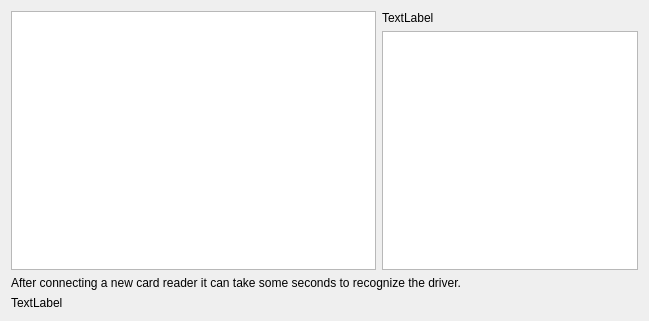
<?xml version="1.0" encoding="UTF-8"?>
<ui version="4.0">
 <class>ReaderDriverWidget</class>
 <widget class="QWidget" name="ReaderDriverWidget">
  <property name="geometry">
   <rect>
    <x>0</x>
    <y>0</y>
    <width>649</width>
    <height>321</height>
   </rect>
  </property>
  <layout class="QHBoxLayout" name="horizontalLayout_3">
   <item>
    <layout class="QVBoxLayout" name="mainLayout">
     <item>
      <layout class="QHBoxLayout" name="infoLayout">
       <item>
        <widget class="QTableWidget" name="tableWidget">
         <property name="selectionMode">
          <enum>QAbstractItemView::SingleSelection</enum>
         </property>
         <property name="selectionBehavior">
          <enum>QAbstractItemView::SelectRows</enum>
         </property>
        </widget>
       </item>
       <item>
        <layout class="QVBoxLayout" name="detailInfoLayout">
         <item>
          <layout class="QHBoxLayout" name="labelLayout">
           <item>
            <widget class="QLabel" name="readerLabel">
             <property name="text">
              <string>TextLabel</string>
             </property>
            </widget>
           </item>
          </layout>
         </item>
         <item>
          <widget class="QTextBrowser" name="infoText">
           <property name="sizePolicy">
            <sizepolicy hsizetype="Preferred" vsizetype="Expanding">
             <horstretch>0</horstretch>
             <verstretch>0</verstretch>
            </sizepolicy>
           </property>
          </widget>
         </item>
        </layout>
       </item>
      </layout>
     </item>
     <item>
      <layout class="QVBoxLayout" name="updateLayout">
       <item>
        <widget class="QLabel" name="updateInfoLabel">
         <property name="text">
          <string>After connecting a new card reader it can take some seconds to recognize the driver.</string>
         </property>
        </widget>
       </item>
       <item>
        <widget class="QLabel" name="updateTimeLabel">
         <property name="text">
          <string>TextLabel</string>
         </property>
        </widget>
       </item>
      </layout>
     </item>
    </layout>
   </item>
  </layout>
 </widget>
 <resources/>
 <connections/>
</ui>
